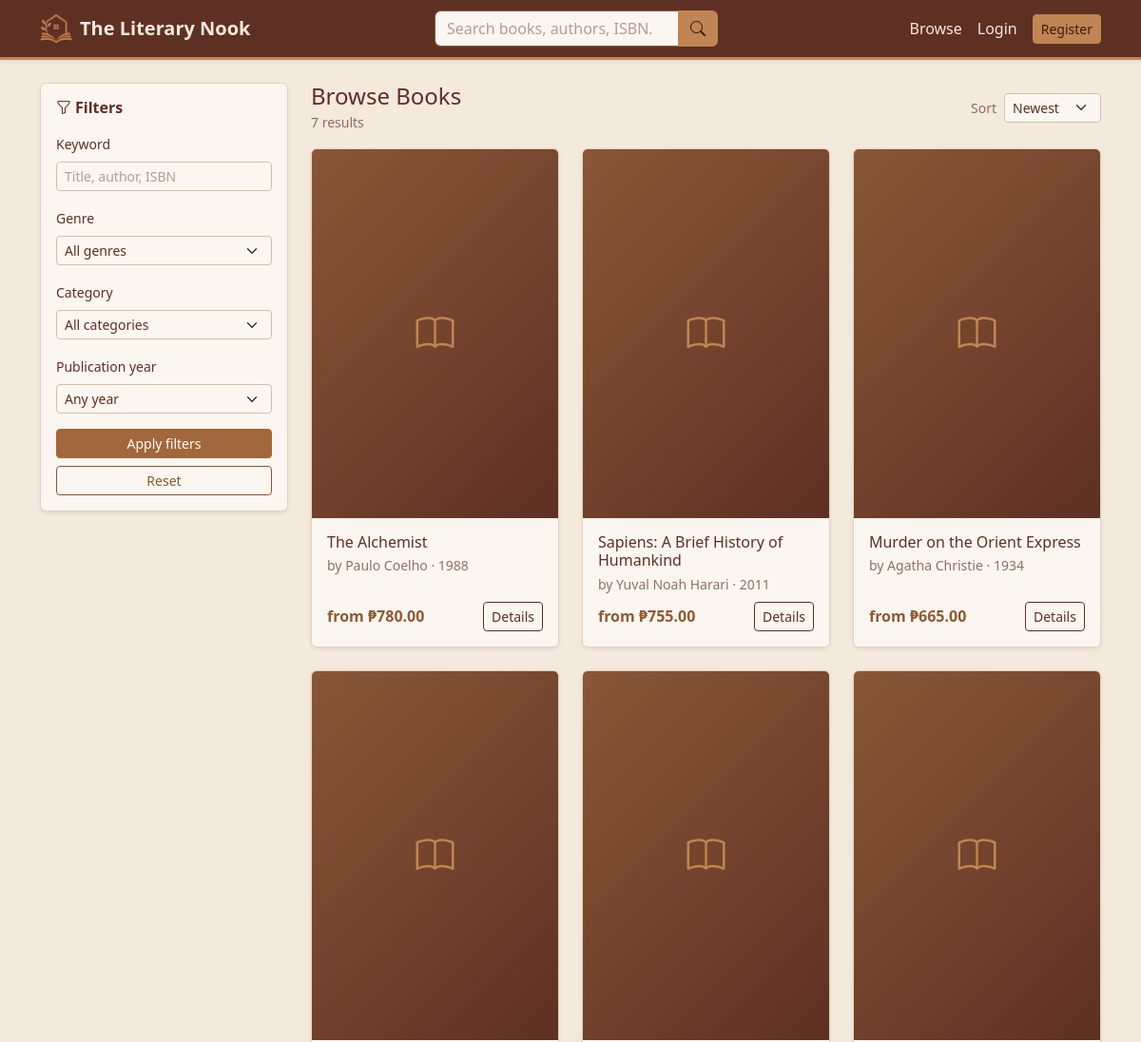
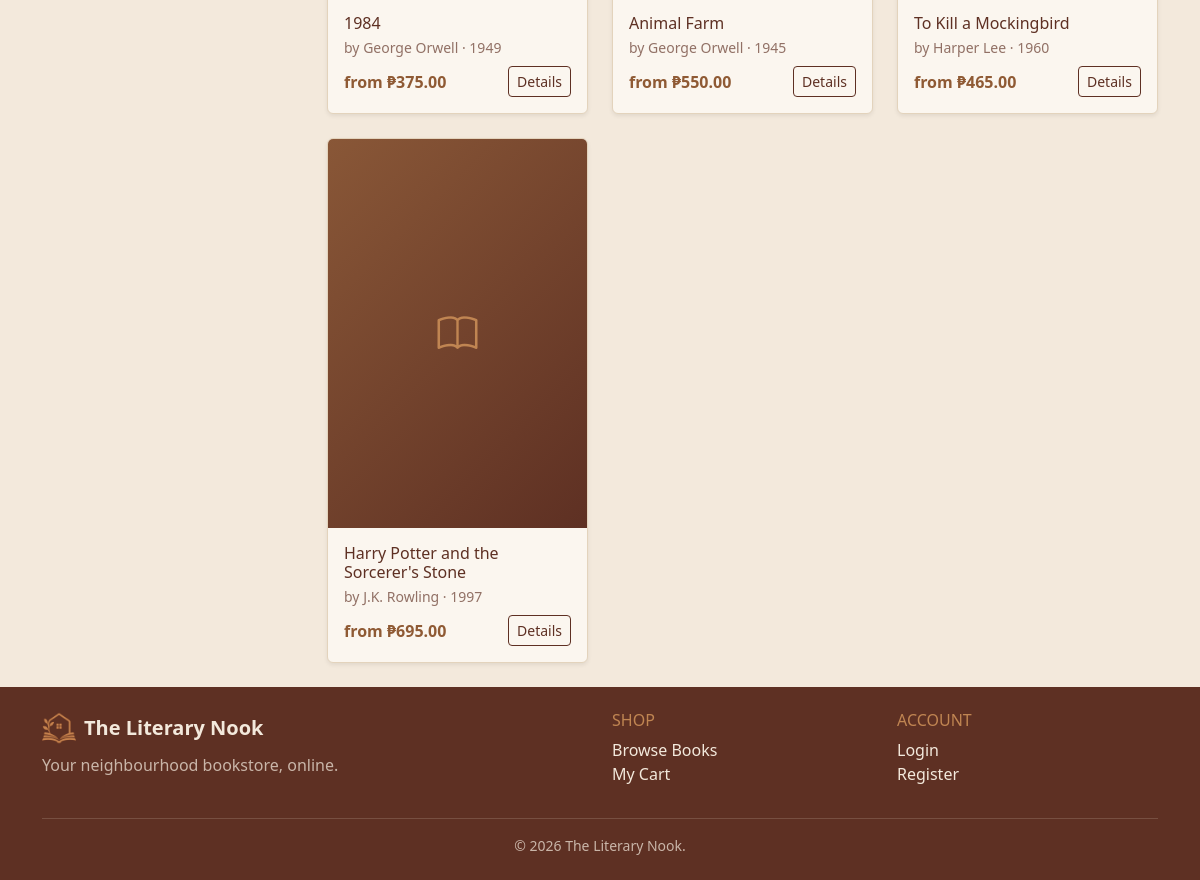
The page /books/browse.php on the database its author committed (2 pictures, top to bottom).
### tables this page shows
CREATE TABLE books (
    book_id          INT UNSIGNED  NOT NULL AUTO_INCREMENT,
    title            VARCHAR(200)  NOT NULL,
    isbn             VARCHAR(20)   NOT NULL,
    author_id        INT UNSIGNED  NOT NULL,
    publisher_id     INT UNSIGNED  DEFAULT NULL,
    category_id      INT UNSIGNED  DEFAULT NULL,
    publication_year SMALLINT      DEFAULT NULL,
    description      TEXT          DEFAULT NULL,
    cover_image      VARCHAR(255)  DEFAULT NULL,    
    is_active        TINYINT(1)    NOT NULL DEFAULT 1,
    created_at       TIMESTAMP     NOT NULL DEFAULT CURRENT_TIMESTAMP,
    PRIMARY KEY (book_id),
    UNIQUE KEY uq_book_isbn (isbn),
    KEY idx_book_title (title),                     
    KEY idx_book_author (author_id),
    KEY idx_book_publisher (publisher_id),
    KEY idx_book_category (category_id),
    KEY idx_book_year (publication_year),
    CONSTRAINT fk_book_author FOREIGN KEY (author_id)
        REFERENCES authors (author_id) ON DELETE RESTRICT ON UPDATE CASCADE,
    CONSTRAINT fk_book_publisher FOREIGN KEY (publisher_id)
        REFERENCES publishers (publisher_id) ON DELETE SET NULL ON UPDATE CASCADE,
    CONSTRAINT fk_book_category FOREIGN KEY (category_id)
        REFERENCES categories (category_id) ON DELETE SET NULL ON UPDATE CASCADE
);

CREATE TABLE authors (
    author_id  INT UNSIGNED  NOT NULL AUTO_INCREMENT,
    name       VARCHAR(120)  NOT NULL,
    bio        TEXT          DEFAULT NULL,
    PRIMARY KEY (author_id),
    KEY idx_author_name (name)
);

### functions/functions.php (called while the page is built, shortened)
<?php
function e($value): string
{
    return htmlspecialchars((string) $value, ENT_QUOTES, 'UTF-8');
}
function clean(?string $value): string
{
    return trim(strip_tags((string) $value));
}
function url(string $path = ''): string
{
    return BASE_URL . ltrim($path, '/');
}
function money($amount): string
{
    return CURRENCY . number_format((float) $amount, 2);
}

### config/database.php (called while the page is built, shortened)
<?php
try {
    $conn = mysqli_connect(DB_HOST, DB_USER, DB_PASS, DB_NAME);
    mysqli_set_charset($conn, 'utf8mb4');
} catch (mysqli_sql_exception $e) {
    error_log('Database connection failed: ' . $e->getMessage());
    http_response_code(503);
    echo '<div style="font-family:system-ui,sans-serif;max-width:640px;margin:3rem auto;'
       . 'padding:1.5rem;border:1px solid #e3d3bc;border-radius:.75rem">'
       . '<h3 style="color:#a8412f;margin-top:0">Service temporarily unavailable</h3>'
       . '<p>The site cannot reach its database right now. Please try again shortly.</p>'
       . '</div>';
    exit;
}
function db_types(array $params): string
{
    $types = '';
    foreach ($params as $p) {
        if (is_int($p))        $types .= 'i';
        elseif (is_float($p))  $types .= 'd';
        else                   $types .= 's';
    }
    return $types;
}
function db_run(string $sql, array $params = [], string $types = '')
{
    global $conn;
    $stmt = mysqli_prepare($conn, $sql);
    if ($params) {
        if ($types === '') $types = db_types($params);
        mysqli_stmt_bind_param($stmt, $types, ...$params);
    }
    mysqli_stmt_execute($stmt);
    return $stmt;
}
function db_all(string $sql, array $params = [], string $types = ''): array
{
    $stmt = db_run($sql, $params, $types);
    $res  = mysqli_stmt_get_result($stmt);
    $rows = mysqli_fetch_all($res, MYSQLI_ASSOC);
    return $rows;
}
function db_one(string $sql, array $params = [], string $types = ''): ?array
{
    $stmt = db_run($sql, $params, $types);
    $res  = mysqli_stmt_get_result($stmt);
    $row  = mysqli_fetch_assoc($res);
    return $row ?: null;
}
function db_scalar(string $sql, array $params = [], string $types = '')
{
    $row = db_one($sql, $params, $types);
    return $row ? array_values($row)[0] : null;
}

### books/browse.php (the view, shortened to what this page needs)
<?php
$q        = clean($_GET['q'] ?? '');
$sort     = $_GET['sort'] ?? 'newest';
$page     = max(1, (int) ($_GET['page'] ?? 1));
$offset   = ($page - 1) * ITEMS_PER_PAGE;
$joins  = '';
$where  = ['b.is_active = 1'];
$params = [];
$whereSql = implode(' AND ', $where);
$sortMap = [
    'newest'     => 'b.created_at DESC',
    'price_low'  => 'from_price ASC',
    'price_high' => 'from_price DESC',
    'title'      => 'b.title ASC',
];
$orderSql = $sortMap[$sort] ?? $sortMap['newest'];
$total = (int) db_scalar(
    "SELECT COUNT(DISTINCT b.book_id)
     FROM books b JOIN authors a ON a.author_id = b.author_id $joins
     WHERE $whereSql", $params);
$listParams = array_merge($params, [ITEMS_PER_PAGE, $offset]);
$books = db_all(
    "SELECT b.book_id, b.title, b.cover_image, b.publication_year, a.name AS author,
            MIN(f.price) AS from_price, COUNT(f.format_id) AS formats
     FROM books b
     JOIN authors a ON a.author_id = b.author_id
     LEFT JOIN book_formats f ON f.book_id = b.book_id
     $joins
     WHERE $whereSql
     GROUP BY b.book_id, b.title, b.cover_image, b.publication_year, a.name
     ORDER BY $orderSql
     LIMIT ? OFFSET ?", $listParams);
include INCLUDES_PATH . '/header.php';
?>
<div class="container">
  <div class="row g-4">
    <aside class="col-lg-3">
      <form method="get" action="<?= url('books/browse.php') ?>" class="card shadow-sm">
        <div class="card-body">
          <h6 class="fw-bold mb-3"><i class="bi bi-funnel me-1"></i>Filters</h6>
          <label class="form-label small">Keyword</label>
          <input type="text" name="q" class="form-control form-control-sm mb-3"
                 value="<?= e($q) ?>" placeholder="Title, author, ISBN">
          <label class="form-label small">Genre</label>
          <select name="genre" class="form-select form-select-sm mb-3">
            <option value="0">All genres</option>
          </select>
          <label class="form-label small">Category</label>
          <select name="category" class="form-select form-select-sm mb-3">
            <option value="0">All categories</option>
          </select>
          <label class="form-label small">Publication year</label>
          <select name="year" class="form-select form-select-sm mb-3">
            <option value="0">Any year</option>
          </select>
          <button class="btn btn-warning btn-sm w-100">Apply filters</button>
          <a href="<?= url('books/browse.php') ?>" class="btn btn-outline-secondary btn-sm w-100 mt-2">Reset</a>
        </div>
      </form>
    </aside>
    <section class="col-lg-9">
      <div class="d-flex justify-content-between align-items-center mb-3 flex-wrap gap-2">
        <div>
          <h1 class="h4 mb-0">Browse Books</h1>
          <small class="text-muted"><?= $total ?> result<?= $total === 1 ? '' : 's' ?><?= $q !== '' ? ' for “' . e($q) . '”' : '' ?></small>
        </div>
        <form method="get" class="d-flex align-items-center gap-2">
          <label class="small text-muted mb-0">Sort</label>
          <select name="sort" class="form-select form-select-sm" onchange="this.form.submit()" style="width:auto;">
            <?php foreach (['newest'=>'Newest','price_low'=>'Price ↑','price_high'=>'Price ↓','title'=>'Title A–Z'] as $k=>$lbl): ?>
              <option value="<?= $k ?>" <?= $sort === $k ? 'selected' : '' ?>><?= $lbl ?></option>
            <?php endforeach; ?>
          </select>
        </form>
      </div>
      <?php if (!$books): ?>
        <div class="empty-state"><i class="bi bi-search d-block mb-2"></i>No books match your search.</div>
      <?php else: ?>
        <div class="row row-cols-2 row-cols-md-3 g-4">
          <?php foreach ($books as $b): ?>
            <div class="col">
              <div class="card book-card h-100 shadow-sm">
                <a href="<?= url('books/view.php?id=' . (int) $b['book_id']) ?>">
                  <?php if (!empty($b['cover_image']) && file_exists(UPLOAD_PATH . '/' . $b['cover_image'])): ?>
                    <img src="<?= e(UPLOAD_URL . $b['cover_image']) ?>" class="book-cover card-img-top" alt="<?= e($b['title']) ?>">
                  <?php else: ?>
                    <div class="book-cover-placeholder card-img-top"><i class="bi bi-book"></i></div>
                  <?php endif; ?>
                </a>
                <div class="card-body d-flex flex-column">
                  <h6 class="card-title mb-1"><?= e($b['title']) ?></h6>
                  <p class="text-muted small mb-2">by <?= e($b['author']) ?> · <?= (int) $b['publication_year'] ?></p>
                  <div class="mt-auto d-flex justify-content-between align-items-center">
                    <span class="price-tag"><?= $b['from_price'] ? 'from ' . money($b['from_price']) : 'N/A' ?></span>
                    <a href="<?= url('books/view.php?id=' . (int) $b['book_id']) ?>" class="btn btn-sm btn-outline-dark">Details</a>
                  </div>
                </div>
              </div>
            </div>
          <?php endforeach; ?>
        </div>
      <?php endif; ?>
    </section>
  </div>
</div>
<?php include INCLUDES_PATH . '/footer.php'; ?>

### rows shown on the page
books: title "The Alchemist", author.name "Paulo Coelho", publication_year "1988", from_price "₱780.00"
books: title "Sapiens: A Brief History of Humankind", author.name "Yuval Noah Harari", publication_year "2011", from_price "₱755.00"
books: title "Murder on the Orient Express", author.name "Agatha Christie", publication_year "1934", from_price "₱665.00"
books: title "1984", author.name "George Orwell", publication_year "1949", from_price "₱375.00"
books: title "Animal Farm", author.name "George Orwell", publication_year "1945", from_price "₱550.00"
books: title "To Kill a Mockingbird", author.name "Harper Lee", publication_year "1960", from_price "₱465.00"
books: title "Harry Potter and the Sorcerer's Stone", author.name "J.K. Rowling", publication_year "1997", from_price "₱695.00"

### other values the page prints
SITE_NAME "The Literary Nook"
$total "7"
SITE_TAGLINE "Your neighbourhood bookstore, online."
form field sort "Newest"
